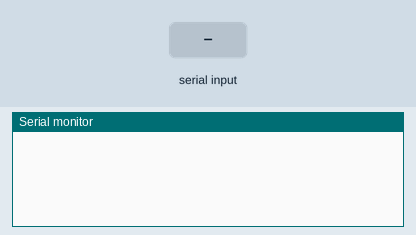
This sketch was run on a simulated Arduino Mega 2560, built with avr-gcc and run on an emulated ATmega2560. Shown: the last lines printed to the serial monitor. Inputs (shaded band) come from the test bench.

Above: at 1.2 s.
1.3 s: "1" received over the second serial link
At 2.0 s:
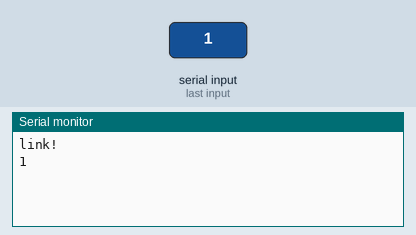
2.8 s: "0" received over the second serial link
At 4.0 s:
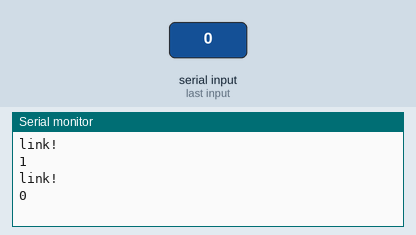
4.3 s: "2" received over the second serial link
At 5.4 s:
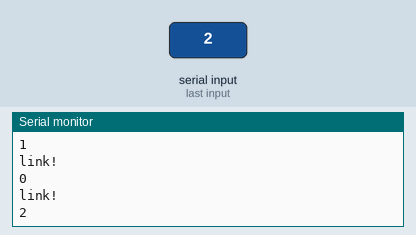

The sketch:

Bluetooth.ino
```cpp
#include <Wire.h>

#define MSG_BUf_LENGTH 64

char message[MSG_BUf_LENGTH]; // to record the message received from Android
int msg_size;
int msg_get;

void setup() {
  Serial.begin(9600); //Arduino baud rate is 9600
  Serial1.begin(9600); //ZS-040 baud rate is 9600
}

void loop() {
  msg_get = Serial1.available(); // to check if there is data
  if (msg_get > 0) {
     delay(50); // leave some time to write data
     msg_size = Serial1.available(); // the size of the data
     for (int i=0; i<MSG_BUf_LENGTH; i++) { // initialization
         message[i] = 0;
        }
     Serial.println("link!");
     for (int i=0; i<msg_size; i++) {
         message[i] = Serial1.read(); // import one character once
         if (i == msg_size-1)
             Serial.println(message); // the message is over
       }
   }
}
```

Measured:
- after the input at 1.3 s, the serial monitor: prints a new line after 0.05 s (image 1)
- after the input at 2.8 s, the serial monitor: prints a new line after 0.06 s (image 2)
- after the input at 4.3 s, the serial monitor: prints a new line after 0.06 s (image 3)
